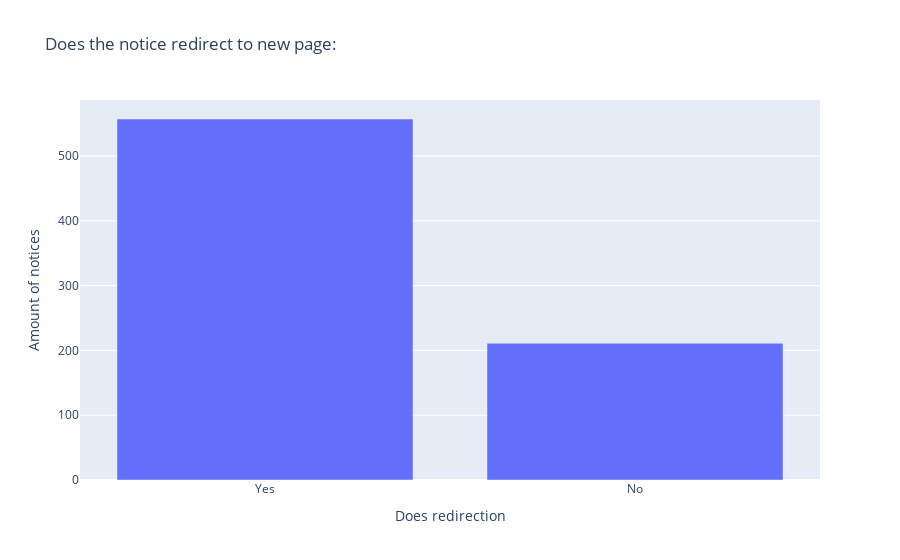

The notebook cell this image was saved under:
### Markdown cell above
## Does the site redirect the user when rejecting cookies:

### Code cell
fig = go.Figure(go.Bar(
    x=['Yes', 'No'],
    y=[moreBtnRedir,sitesWithMoreBtn-moreBtnRedir]
))
fig.update_layout(
    title="Does the notice redirect to new page:",
    xaxis_title="Does redirection",
    yaxis_title="Amount of notices",
)
fig.show()

### Figure 1 — Plotly figure (JSON) as saved in the notebook; plotly's stock layout.template omitted (floating-point values rounded to 4 significant figures)
{"data": [{"type": "bar", "x": ["Yes", "No"], "y": [557, 211]}], "layout": {"title": {"text": "Does the notice redirect to new page:"}, "xaxis": {"title": {"text": "Does redirection"}}, "yaxis": {"title": {"text": "Amount of notices"}}}}
